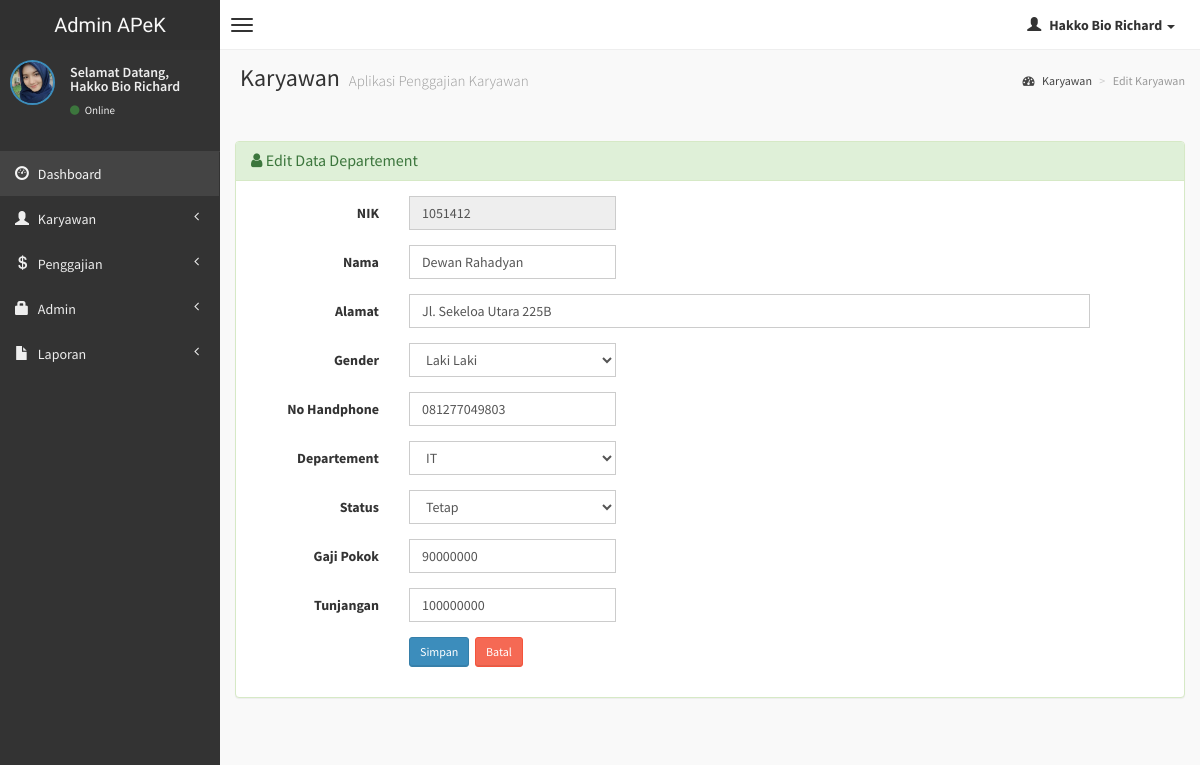
Page /admin/edit-karyawan.php?hal=edit&kd=1051412 (signed in) on the committed database.
### tables this page shows
CREATE TABLE `karyawan` (
  `nik` varchar(10) NOT NULL,
  `departemen` varchar(20) NOT NULL,
  `nama` varchar(50) NOT NULL,
  `alamat` varchar(150) NOT NULL,
  `gender` tinyint(1) NOT NULL,
  `no_hp` varchar(15) NOT NULL,
  `status` enum('tetap','kontrak','magang','outsource') NOT NULL,
  `gaji_pokok` int(225) NOT NULL,
  `tunjangan` int(225) NOT NULL
);

### admin/edit-karyawan.php (the view, shortened to what this page needs)
<?php
if (empty($_SESSION['username'])){
	header('location:../index.php');
} else {
?>
<!DOCTYPE html>
<html>
    <head>
        <link href="../dist/css/bootstrap.css" rel="stylesheet" type="text/css" />
        <link href="//cdnjs.cloudflare.com/ajax/libs/font-awesome/4.1.0/css/font-awesome.min.css" rel="stylesheet" type="text/css" />
        <link href="//code.ionicframework.com/ionicons/1.5.2/css/ionicons.min.css" rel="stylesheet" type="text/css" />
        <link href="../css/morris/morris.css" rel="stylesheet" type="text/css" />
        <link href="../css/jvectormap/jquery-jvectormap-1.2.2.css" rel="stylesheet" type="text/css" />
        <link href="../css/datepicker/datepicker3.css" rel="stylesheet" type="text/css" />
        <link href="../css/daterangepicker/daterangepicker-bs3.css" rel="stylesheet" type="text/css" />
        <link href="../css/bootstrap-wysihtml5/bootstrap3-wysihtml5.min.css" rel="stylesheet" type="text/css" />
        <link href="../css/AdminLTE.css" rel="stylesheet" type="text/css" />
        <link rel="stylesheet" href="datatables/dataTables.bootstrap.css"/>
    </head>
    <body class="skin-black">
        <header class="header">
            <a href="index.php" class="logo">
                Admin APeK
            </a>
            <nav class="navbar navbar-static-top" role="navigation">
                <a href="#" class="navbar-btn sidebar-toggle" data-toggle="offcanvas" role="button">
                    <span class="icon-bar"></span>
                    <span class="icon-bar"></span>
                    <span class="icon-bar"></span>
                </a>
                <div class="navbar-right">
                    <ul class="nav navbar-nav">
                        <li class="dropdown user user-menu">
                            <a href="#" class="dropdown-toggle" data-toggle="dropdown">
                                <i class="glyphicon glyphicon-user"></i>
                                <span><?php echo $_SESSION['fullname']; ?> <i class="caret"></i></span>
                            </a>
<?php } ?>
                        </li>
                    </ul>
                </div>
            </nav>
        </header>
        <div class="wrapper row-offcanvas row-offcanvas-left">
            <aside class="left-side sidebar-offcanvas">
                <section class="sidebar">
                    <div class="user-panel">
                        <div class="pull-left image">
                            <img src="<?php echo $_SESSION['gambar']; ?>" class="img-circle" alt="User Image" style="border: 2px solid #3C8DBC;" />
                        </div>
                        <div class="pull-left info">
                            <p>Selamat Datang,<br /><?php echo $_SESSION['fullname']; ?></p>
                            <a href="#"><i class="fa fa-circle text-success"></i> Online</a>
                        </div>
                    </div>
                    <?php include "menu.php"; ?>
                </section>
            </aside>
            <aside class="right-side">
                <section class="content-header">
                    <h1>
                        Karyawan
                        <small>Aplikasi Penggajian Karyawan</small>
                    </h1>
                    <ol class="breadcrumb">
                        <li><a href="#"><i class="fa fa-dashboard"></i> Karyawan</a></li>
                        <li class="active">Edit Karyawan</li>
                    </ol>
                </section>
                <section class="content">
                <?php
            $kd = $_GET['kd'];
			$sql = mysqli_query($koneksi, "SELECT * FROM karyawan WHERE nik='$kd'");
			if(mysqli_num_rows($sql) == 0){
				header("Location: karyawan.php");
			}else{
				$row = mysqli_fetch_assoc($sql);
			}
			?>
                    <br />
                    <div class="row">
                        <div class="col-lg-12">
                        <div class="panel panel-success">
                        <div class="panel-heading">
                        <h3 class="panel-title"><i class="fa fa-user"></i> Edit Data Departement </h3>
                        </div>
                        <div class="panel-body">
                  <div class="form-panel">
                      <form class="form-horizontal style-form" action="update-karyawan.php" method="post" enctype="multipart/form-data" name="form1" id="form1">
                          <div class="form-group">
                              <label class="col-sm-2 col-sm-2 control-label">NIK</label>
                              <div class="col-sm-3">
                                  <input name="nik" type="text" id="nik" value="<?php echo $row['nik']; ?>" class="form-control" readonly="readonly" />
                              </div>
                          </div>
                          <div class="form-group">
                              <label class="col-sm-2 col-sm-2 control-label">Nama</label>
                              <div class="col-sm-3">
                            <input name="nama" type="text" id="nama" value="<?php echo $row['nama']; ?>" class="form-control" autofocus="on" />
                            </div>
                          </div>
                          <div class="form-group">
                              <label class="col-sm-2 col-sm-2 control-label">Alamat</label>
                              <div class="col-sm-9">
                            <input name="alamat" type="text" id="alamat" value="<?php echo $row['alamat']; ?>" class="form-control" />
                              </div>
                          </div>
                          <div class="form-group">
                              <label class="col-sm-2 col-sm-2 control-label">Gender</label>
                              <div class="col-sm-3">
                                <select name="gender" id="gender" placeholder="Gender" class="form-control" required>
                                  <option value="0"<?=$row['gender'] == '0' ? ' selected="selected"' : '';?>>Laki Laki</option>
                                </select>
                              </div>
                          </div>
                          <div class="form-group">
                              <label class="col-sm-2 col-sm-2 control-label">No Handphone</label>
                              <div class="col-sm-3">
                            <input name="no_hp" type="text" id="no_hp" value="<?php echo $row['no_hp']; ?>" class="form-control" />
                              </div>
                          </div>
                          <div class="form-group">
                              <label class="col-sm-2 col-sm-2 control-label">Departement</label>
                                <div class="col-sm-3">
                                  <select name="departemen" class="form-control" required>
                                    <option value="IT"<?=$row['departemen'] == 'IT' ? ' selected="selected"' : '';?>>IT</option>
                                  </select>
                                </div>
                          </div>
                          <div class="form-group">
                              <label class="col-sm-2 col-sm-2 control-label">Status</label>
                                <div class="col-sm-3">
                                  <select name="status" class="form-control" required>
                                    <option value="tetap"<?=$row['status'] == 'tetap' ? ' selected="selected"' : '';?>>Tetap</option>
                                  </select>
                                </div>
                          </div>
                          <div class="form-group">
                              <label class="col-sm-2 col-sm-2 control-label">Gaji Pokok</label>
                                <div class="col-sm-3">
                                  <input name="gaji_pokok" type="text" id="gaji_pokok" value="<?php echo $row['gaji_pokok']; ?>" class="form-control" />
                                </div>
                          </div>
                          <div class="form-group">
                              <label class="col-sm-2 col-sm-2 control-label">Tunjangan</label>
                                <div class="col-sm-3">
                                  <input name="tunjangan" type="text" id="tunjangan" value="<?php echo $row['tunjangan']; ?>" class="form-control" />
                                </div>
                          </div>
                          <div class="form-group">
                              <label class="col-sm-2 col-sm-2 control-label"></label>
                              <div class="col-sm-10">
                                  <input type="submit" name="input" value="Simpan" class="btn btn-sm btn-primary" />&nbsp;
                                <a href="karyawan.php" class="btn btn-sm btn-danger">Batal </a>
                              </div>
                          </div>
                      </form>
                  </div>
                  </div>
                  </div>
          		</div>
                    </div>
                </section>
            </aside>
        </div>
    </body>
</html>

### rows in the picture
karyawan: nik "1051412", nama "Dewan Rahadyan", alamat "Jl. Sekeloa Utara 225B", gender "Laki Laki", no_hp "081277049803", departemen "IT", status "Tetap", gaji_pokok "90000000", tunjangan "100000000"

### other values in the picture
$_SESSION['fullname'] "Hakko Bio Richard"
